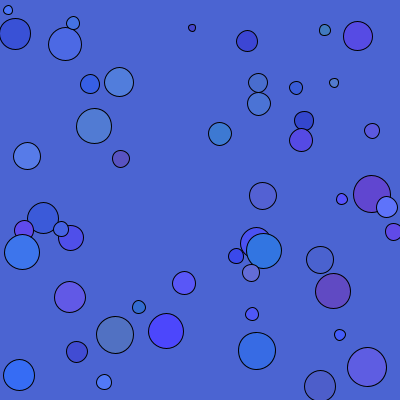
Frame 1 (no input)
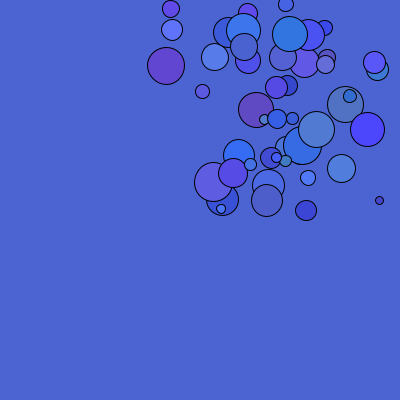
Frame 60 (the mouse pressed at the canvas centre just before this capture)
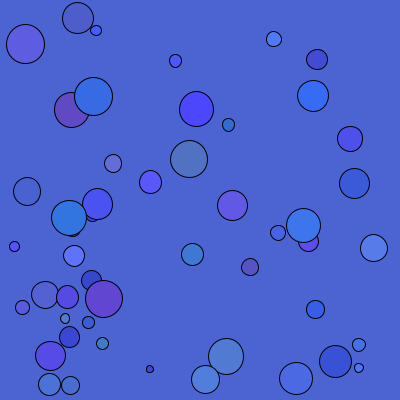
Frame 120 (the mouse held since frame 60 and released just before this capture)

The Processing sketch that drew these frames (run headless with seeded random() and noise(); from frame 60 on, the mouse is pressed at the canvas centre):

// Processing sketch: processing_33801
// ── processing_33801.pde

/*
Jason Moran
 08/11/2011
 ARRAYS!
 */

/*
the concept of arrays: putting a lot of variables in one place so youc an easily modify or control all of those objects at the same time
 portability: easier to control many shapes at once, as they are accessible through the same array
 readability: easier to tell what you're dealing with and to navigate variables 
 scalability: can increase number of elements controlled by your arrays by changing a single number
 
 arrays and for-loops!
 looping through all elements of an array
 */


int numBalls = 50;
float[] xPos= new float[numBalls];
float[] yPos= new float[numBalls];
float[] speed= new float[numBalls];
float[] ballRadius= new float[numBalls];

float[] r= new float[numBalls];
float[] g= new float[numBalls];
float[] b= new float[numBalls];

boolean[] isGoingRight=new boolean [numBalls];
boolean[] isGoingDown=new boolean [numBalls];



void setup() {
  size(400, 400);
  frameRate(40);
  smooth();

  // xPos[0] = 4;
  // xPos[1] = 8;
  // xPos[2] = 12;

  for (int i =0; i < numBalls; i++) {
    xPos[i] = round(random(ballRadius[i], width-ballRadius[i]));
    yPos[i] = round(random(ballRadius[i], height-ballRadius[i]));
    speed[i] = random(3, 4);
    r[i] = random(50, 100); //<--random must be a float at top!!!
    g[i] = random(70, 130);
    b[i] = random(190, 255);
    fill(r[i], g[i], b[i]);
    ballRadius[i] = random(7, 40);
    isGoingRight[i] = true;
    isGoingDown[i] = false;
  }

  //yPos[0] = 60;
  //yPos[1] = 120;
  //yPos[2] = 360;

  // speed[0] = 2;
  // speed[1] = 5;
  // speed[2] = 8;

  // println(xPos[0]);
  // println("xPos: ");
  // println(xPos);
  // println("speed: ");
  // println(speed);
}

void draw() {
  background(75,100,210);

  for (int i= 0; i < numBalls; i++) {
    ellipse(xPos[i], yPos[i], ballRadius[i], ballRadius[i]);
    fill(r[i], g[i], b[i]);


    //for X 
    //x-right side
    if (xPos[i] + ((ballRadius[i])/2) > width) {
      isGoingRight[i]=false;
    }
    //x-left side
    if (xPos[i] - ((ballRadius[i])/2) < 0) {
      isGoingRight[i]=true;
    }

    if (isGoingRight[i] == true) {
      xPos[i]+=speed[i];
    }

    else {
      xPos[i]-=speed[i];
    }


    //for Y
    //y-bottom side
    if (yPos[i] + ((ballRadius[i])/2) > height) {
      isGoingDown[i]=false;
    }
    //y-top side
    if (yPos[i] - ((ballRadius[i])/2) < 0) {
      isGoingDown[i]=true;
    }

    if (isGoingDown[i] == true) {
      yPos[i]+=speed[i];
    }
    else {
      yPos[i]-=speed[i];
    }
  }
}


// println("-----");
